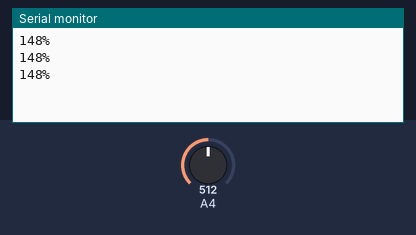
This sketch was run on a simulated Arduino Mega 2560, built with avr-gcc and run on an emulated ATmega2560. On the bench: the last lines printed to the serial monitor. The inputs (shaded band) are chosen by the test bench; at power-on: A4 = 512.

Above: at 1.3 s.
1.4 s: A4 set to 716
At 1.9 s:
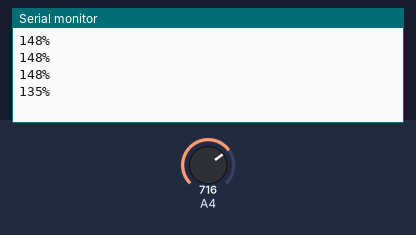
2.9 s: A4 set to 900
At 3.4 s:
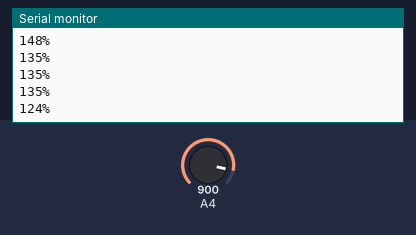
Timing chart, 0 to 5.9 s (numbered marks = the images above; inputs shaded):
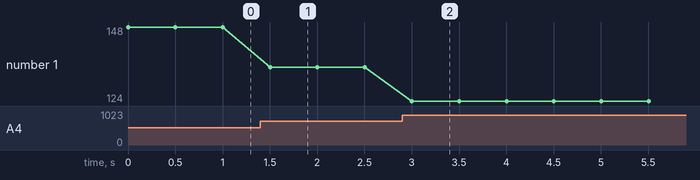

The sketch:

soil_sensor32.ino
```cpp
/* Capacitive Soil Moisture Sensor v1.0 Setup Example
 *
 * int dry : is the max value coming from the sensor when its
 * fully dry in the air.
 *
 * int wet : is the min value coming from the sensor when it is
 * submerged in a cup of water within the reccommended depth
 *
 * ^- These values are sensor dependent and should be measured for
 * each new sensor
 */
const int dry = 2940;   // replace with your tested dry value
const int wet = 1300;   // replace with your tested wet value
//int intervals = (AirValue - WaterValue)/3;
int sensorVal = 0;

void setup() {
  Serial.begin(9600); // open serial port, set the baud rate to 9600 bps
}
void loop()
{
  sensorVal = analogRead(36);  //connect sensor to ADC1_0, pin 36
  int humPerc = map(sensorVal, wet, dry, 100, 0);
  Serial.print(humPerc);
  Serial.println("%");
  delay(500);
}
```

Measured:
- after the input at 1.4 s, the serial monitor: prints a new line after 0.10 s (image 1)
- after the input at 2.9 s, the serial monitor: prints a new line after 0.10 s (image 2)
- plotted number 1: 148 → 135 after the input at 1.4 s, 135 → 124 after the input at 2.9 s
